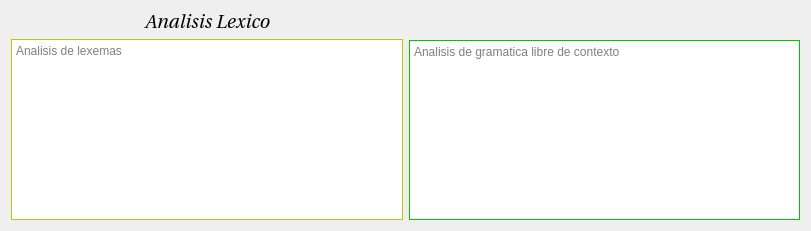
   <widget class="QWidget" name="horizontalLayoutWidget_2">
    <property name="geometry">
     <rect>
      <x>20</x>
      <y>310</y>
      <width>811</width>
      <height>231</height>
     </rect>
    </property>
    <layout class="QHBoxLayout" name="analisi">
     <item>
      <layout class="QVBoxLayout" name="lexema">
       <item>
        <widget class="QLabel" name="label_2">
         <property name="font">
          <font>
           <family>Utopia</family>
           <pointsize>14</pointsize>
           <italic>true</italic>
          </font>
         </property>
         <property name="text">
          <string>Analisis Lexico</string>
         </property>
         <property name="alignment">
          <set>Qt::AlignCenter</set>
         </property>
        </widget>
       </item>
       <item>
        <widget class="QTextEdit" name="tx_lexico">
         <property name="palette">
          <palette>
           <active>
            <colorrole role="WindowText">
             <brush brushstyle="SolidPattern">
              <color alpha="255">
               <red>0</red>
               <green>0</green>
               <blue>0</blue>
              </color>
             </brush>
            </colorrole>
            <colorrole role="Button">
             <brush brushstyle="SolidPattern">
              <color alpha="255">
               <red>255</red>
               <green>255</green>
               <blue>0</blue>
              </color>
             </brush>
            </colorrole>
            <colorrole role="Light">
             <brush brushstyle="SolidPattern">
              <color alpha="255">
               <red>255</red>
               <green>255</green>
               <blue>127</blue>
              </color>
             </brush>
            </colorrole>
            <colorrole role="Midlight">
             <brush brushstyle="SolidPattern">
              <color alpha="255">
               <red>255</red>
               <green>255</green>
               <blue>63</blue>
              </color>
             </brush>
            </colorrole>
            <colorrole role="Dark">
             <brush brushstyle="SolidPattern">
              <color alpha="255">
               <red>127</red>
               <green>127</green>
               <blue>0</blue>
              </color>
             </brush>
            </colorrole>
            <colorrole role="Mid">
             <brush brushstyle="SolidPattern">
              <color alpha="255">
               <red>170</red>
               <green>170</green>
               <blue>0</blue>
              </color>
             </brush>
            </colorrole>
            <colorrole role="Text">
             <brush brushstyle="SolidPattern">
              <color alpha="255">
               <red>0</red>
               <green>0</green>
               <blue>0</blue>
              </color>
             </brush>
            </colorrole>
            <colorrole role="BrightText">
             <brush brushstyle="SolidPattern">
              <color alpha="255">
               <red>255</red>
               <green>255</green>
               <blue>255</blue>
              </color>
             </brush>
            </colorrole>
            <colorrole role="ButtonText">
             <brush brushstyle="SolidPattern">
              <color alpha="255">
               <red>0</red>
               <green>0</green>
               <blue>0</blue>
              </color>
             </brush>
            </colorrole>
            <colorrole role="Base">
             <brush brushstyle="SolidPattern">
              <color alpha="255">
               <red>255</red>
               <green>255</green>
               <blue>255</blue>
              </color>
             </brush>
            </colorrole>
            <colorrole role="Window">
             <brush brushstyle="SolidPattern">
              <color alpha="255">
               <red>255</red>
               <green>255</green>
               <blue>0</blue>
              </color>
             </brush>
            </colorrole>
            <colorrole role="Shadow">
             <brush brushstyle="SolidPattern">
              <color alpha="255">
               <red>0</red>
               <green>0</green>
               <blue>0</blue>
              </color>
             </brush>
            </colorrole>
            <colorrole role="AlternateBase">
             <brush brushstyle="SolidPattern">
              <color alpha="255">
               <red>255</red>
               <green>255</green>
               <blue>127</blue>
              </color>
             </brush>
            </colorrole>
            <colorrole role="ToolTipBase">
             <brush brushstyle="SolidPattern">
              <color alpha="255">
               <red>255</red>
               <green>255</green>
               <blue>220</blue>
              </color>
             </brush>
            </colorrole>
            <colorrole role="ToolTipText">
             <brush brushstyle="SolidPattern">
              <color alpha="255">
               <red>0</red>
               <green>0</green>
               <blue>0</blue>
              </color>
             </brush>
            </colorrole>
           </active>
           <inactive>
            <colorrole role="WindowText">
             <brush brushstyle="SolidPattern">
              <color alpha="255">
               <red>0</red>
               <green>0</green>
               <blue>0</blue>
              </color>
             </brush>
            </colorrole>
            <colorrole role="Button">
             <brush brushstyle="SolidPattern">
              <color alpha="255">
               <red>255</red>
               <green>255</green>
               <blue>0</blue>
              </color>
             </brush>
            </colorrole>
            <colorrole role="Light">
             <brush brushstyle="SolidPattern">
              <color alpha="255">
               <red>255</red>
               <green>255</green>
               <blue>127</blue>
              </color>
             </brush>
            </colorrole>
            <colorrole role="Midlight">
             <brush brushstyle="SolidPattern">
              <color alpha="255">
               <red>255</red>
               <green>255</green>
               <blue>63</blue>
              </color>
             </brush>
            </colorrole>
            <colorrole role="Dark">
             <brush brushstyle="SolidPattern">
              <color alpha="255">
               <red>127</red>
               <green>127</green>
               <blue>0</blue>
              </color>
             </brush>
            </colorrole>
            <colorrole role="Mid">
             <brush brushstyle="SolidPattern">
              <color alpha="255">
               <red>170</red>
               <green>170</green>
               <blue>0</blue>
              </color>
             </brush>
            </colorrole>
            <colorrole role="Text">
             <brush brushstyle="SolidPattern">
              <color alpha="255">
               <red>0</red>
               <green>0</green>
               <blue>0</blue>
              </color>
             </brush>
            </colorrole>
            <colorrole role="BrightText">
             <brush brushstyle="SolidPattern">
              <color alpha="255">
               <red>255</red>
               <green>255</green>
               <blue>255</blue>
              </color>
             </brush>
            </colorrole>
            <colorrole role="ButtonText">
             <brush brushstyle="SolidPattern">
              <color alpha="255">
               <red>0</red>
               <green>0</green>
               <blue>0</blue>
              </color>
             </brush>
            </colorrole>
            <colorrole role="Base">
             <brush brushstyle="SolidPattern">
              <color alpha="255">
               <red>255</red>
               <green>255</green>
               <blue>255</blue>
              </color>
             </brush>
            </colorrole>
            <colorrole role="Window">
             <brush brushstyle="SolidPattern">
              <color alpha="255">
               <red>255</red>
               <green>255</green>
               <blue>0</blue>
              </color>
             </brush>
            </colorrole>
            <colorrole role="Shadow">
             <brush brushstyle="SolidPattern">
              <color alpha="255">
               <red>0</red>
               <green>0</green>
               <blue>0</blue>
              </color>
             </brush>
            </colorrole>
            <colorrole role="AlternateBase">
             <brush brushstyle="SolidPattern">
              <color alpha="255">
               <red>255</red>
               <green>255</green>
               <blue>127</blue>
              </color>
             </brush>
            </colorrole>
            <colorrole role="ToolTipBase">
             <brush brushstyle="SolidPattern">
              <color alpha="255">
               <red>255</red>
               <green>255</green>
               <blue>220</blue>
              </color>
             </brush>
            </colorrole>
            <colorrole role="ToolTipText">
             <brush brushstyle="SolidPattern">
              <color alpha="255">
               <red>0</red>
               <green>0</green>
               <blue>0</blue>
              </color>
             </brush>
            </colorrole>
           </inactive>
           <disabled>
            <colorrole role="WindowText">
             <brush brushstyle="SolidPattern">
              <color alpha="255">
               <red>127</red>
               <green>127</green>
               <blue>0</blue>
              </color>
             </brush>
            </colorrole>
            <colorrole role="Button">
             <brush brushstyle="SolidPattern">
              <color alpha="255">
               <red>255</red>
               <green>255</green>
               <blue>0</blue>
              </color>
             </brush>
            </colorrole>
            <colorrole role="Light">
             <brush brushstyle="SolidPattern">
              <color alpha="255">
               <red>255</red>
               <green>255</green>
               <blue>127</blue>
              </color>
             </brush>
            </colorrole>
            <colorrole role="Midlight">
             <brush brushstyle="SolidPattern">
              <color alpha="255">
               <red>255</red>
               <green>255</green>
               <blue>63</blue>
              </color>
             </brush>
            </colorrole>
            <colorrole role="Dark">
             <brush brushstyle="SolidPattern">
              <color alpha="255">
               <red>127</red>
               <green>127</green>
               <blue>0</blue>
              </color>
             </brush>
            </colorrole>
            <colorrole role="Mid">
             <brush brushstyle="SolidPattern">
              <color alpha="255">
               <red>170</red>
               <green>170</green>
               <blue>0</blue>
              </color>
             </brush>
            </colorrole>
            <colorrole role="Text">
             <brush brushstyle="SolidPattern">
              <color alpha="255">
               <red>127</red>
               <green>127</green>
               <blue>0</blue>
              </color>
             </brush>
            </colorrole>
            <colorrole role="BrightText">
             <brush brushstyle="SolidPattern">
              <color alpha="255">
               <red>255</red>
               <green>255</green>
               <blue>255</blue>
              </color>
             </brush>
            </colorrole>
            <colorrole role="ButtonText">
             <brush brushstyle="SolidPattern">
              <color alpha="255">
               <red>127</red>
               <green>127</green>
               <blue>0</blue>
              </color>
             </brush>
            </colorrole>
            <colorrole role="Base">
             <brush brushstyle="SolidPattern">
              <color alpha="255">
               <red>255</red>
               <green>255</green>
               <blue>0</blue>
              </color>
             </brush>
            </colorrole>
            <colorrole role="Window">
             <brush brushstyle="SolidPattern">
              <color alpha="255">
               <red>255</red>
               <green>255</green>
               <blue>0</blue>
              </color>
             </brush>
            </colorrole>
            <colorrole role="Shadow">
             <brush brushstyle="SolidPattern">
              <color alpha="255">
               <red>0</red>
               <green>0</green>
               <blue>0</blue>
              </color>
             </brush>
            </colorrole>
            <colorrole role="AlternateBase">
             <brush brushstyle="SolidPattern">
              <color alpha="255">
               <red>255</red>
               <green>255</green>
               <blue>0</blue>
              </color>
             </brush>
            </colorrole>
            <colorrole role="ToolTipBase">
             <brush brushstyle="SolidPattern">
              <color alpha="255">
               <red>255</red>
               <green>255</green>
               <blue>220</blue>
              </color>
             </brush>
            </colorrole>
            <colorrole role="ToolTipText">
             <brush brushstyle="SolidPattern">
              <color alpha="255">
               <red>0</red>
               <green>0</green>
               <blue>0</blue>
              </color>
             </brush>
            </colorrole>
           </disabled>
          </palette>
         </property>
         <property name="html">
          <string>&lt;!DOCTYPE HTML PUBLIC &quot;-//W3C//DTD HTML 4.0//EN&quot; &quot;http://www.w3.org/TR/REC-html40/strict.dtd&quot;&gt;
&lt;html&gt;&lt;head&gt;&lt;meta name=&quot;qrichtext&quot; content=&quot;1&quot; /&gt;&lt;style type=&quot;text/css&quot;&gt;
p, li { white-space: pre-wrap; }
&lt;/style&gt;&lt;/head&gt;&lt;body style=&quot; font-family:'Sans Serif'; font-size:9pt; font-weight:400; font-style:normal;&quot;&gt;
&lt;p style=&quot;-qt-paragraph-type:empty; margin-top:0px; margin-bottom:0px; margin-left:0px; margin-right:0px; -qt-block-indent:0; text-indent:0px;&quot;&gt;&lt;br /&gt;&lt;/p&gt;&lt;/body&gt;&lt;/html&gt;</string>
         </property>
         <property name="placeholderText">
          <string>Analisis de lexemas</string>
         </property>
        </widget>
       </item>
      </layout>
     </item>
     <item>
      <layout class="QVBoxLayout" name="gramatica">
       <item>
        <widget class="QLabel" name="label_3">
         <property name="font">
          <font>
           <family>Utopia</family>
           <pointsize>14</pointsize>
           <italic>true</italic>
          </font>
         </property>
         <property name="text">
          <string></string>
         </property>
         <property name="alignment">
          <set>Qt::AlignCenter</set>
         </property>
        </widget>
       </item>
       <item>
        <widget class="QTextEdit" name="tx_sintactico">
         <property name="palette">
          <palette>
           <active>
            <colorrole role="WindowText">
             <brush brushstyle="SolidPattern">
              <color alpha="255">
               <red>0</red>
               <green>0</green>
               <blue>0</blue>
              </color>
             </brush>
            </colorrole>
            <colorrole role="Button">
             <brush brushstyle="SolidPattern">
              <color alpha="255">
               <red>0</red>
               <green>255</green>
               <blue>0</blue>
              </color>
             </brush>
            </colorrole>
            <colorrole role="Light">
             <brush brushstyle="SolidPattern">
              <color alpha="255">
               <red>127</red>
               <green>255</green>
               <blue>127</blue>
              </color>
             </brush>
            </colorrole>
            <colorrole role="Midlight">
             <brush brushstyle="SolidPattern">
              <color alpha="255">
               <red>63</red>
               <green>255</green>
               <blue>63</blue>
              </color>
             </brush>
            </colorrole>
            <colorrole role="Dark">
             <brush brushstyle="SolidPattern">
              <color alpha="255">
               <red>0</red>
               <green>127</green>
               <blue>0</blue>
              </color>
             </brush>
            </colorrole>
            <colorrole role="Mid">
             <brush brushstyle="SolidPattern">
              <color alpha="255">
               <red>0</red>
               <green>170</green>
               <blue>0</blue>
              </color>
             </brush>
            </colorrole>
            <colorrole role="Text">
             <brush brushstyle="SolidPattern">
              <color alpha="255">
               <red>0</red>
               <green>0</green>
               <blue>0</blue>
              </color>
             </brush>
            </colorrole>
            <colorrole role="BrightText">
             <brush brushstyle="SolidPattern">
              <color alpha="255">
               <red>255</red>
               <green>255</green>
               <blue>255</blue>
              </color>
             </brush>
            </colorrole>
            <colorrole role="ButtonText">
             <brush brushstyle="SolidPattern">
              <color alpha="255">
               <red>0</red>
               <green>0</green>
               <blue>0</blue>
              </color>
             </brush>
            </colorrole>
            <colorrole role="Base">
             <brush brushstyle="SolidPattern">
              <color alpha="255">
               <red>255</red>
               <green>255</green>
               <blue>255</blue>
              </color>
             </brush>
            </colorrole>
            <colorrole role="Window">
             <brush brushstyle="SolidPattern">
              <color alpha="255">
               <red>0</red>
               <green>255</green>
               <blue>0</blue>
              </color>
             </brush>
            </colorrole>
            <colorrole role="Shadow">
             <brush brushstyle="SolidPattern">
              <color alpha="255">
               <red>0</red>
               <green>0</green>
               <blue>0</blue>
              </color>
             </brush>
            </colorrole>
            <colorrole role="AlternateBase">
             <brush brushstyle="SolidPattern">
              <color alpha="255">
               <red>127</red>
               <green>255</green>
               <blue>127</blue>
              </color>
             </brush>
            </colorrole>
            <colorrole role="ToolTipBase">
             <brush brushstyle="SolidPattern">
              <color alpha="255">
               <red>255</red>
               <green>255</green>
               <blue>220</blue>
              </color>
             </brush>
            </colorrole>
            <colorrole role="ToolTipText">
             <brush brushstyle="SolidPattern">
              <color alpha="255">
               <red>0</red>
               <green>0</green>
               <blue>0</blue>
              </color>
             </brush>
            </colorrole>
           </active>
           <inactive>
            <colorrole role="WindowText">
             <brush brushstyle="SolidPattern">
              <color alpha="255">
               <red>0</red>
               <green>0</green>
               <blue>0</blue>
              </color>
             </brush>
            </colorrole>
            <colorrole role="Button">
             <brush brushstyle="SolidPattern">
              <color alpha="255">
               <red>0</red>
               <green>255</green>
               <blue>0</blue>
              </color>
             </brush>
            </colorrole>
            <colorrole role="Light">
             <brush brushstyle="SolidPattern">
              <color alpha="255">
               <red>127</red>
               <green>255</green>
               <blue>127</blue>
              </color>
             </brush>
            </colorrole>
            <colorrole role="Midlight">
             <brush brushstyle="SolidPattern">
              <color alpha="255">
               <red>63</red>
               <green>255</green>
               <blue>63</blue>
              </color>
             </brush>
            </colorrole>
            <colorrole role="Dark">
             <brush brushstyle="SolidPattern">
              <color alpha="255">
               <red>0</red>
               <green>127</green>
               <blue>0</blue>
              </color>
             </brush>
            </colorrole>
            <colorrole role="Mid">
             <brush brushstyle="SolidPattern">
              <color alpha="255">
               <red>0</red>
               <green>170</green>
               <blue>0</blue>
              </color>
             </brush>
            </colorrole>
            <colorrole role="Text">
             <brush brushstyle="SolidPattern">
              <color alpha="255">
               <red>0</red>
               <green>0</green>
               <blue>0</blue>
              </color>
             </brush>
            </colorrole>
            <colorrole role="BrightText">
             <brush brushstyle="SolidPattern">
              <color alpha="255">
               <red>255</red>
               <green>255</green>
               <blue>255</blue>
              </color>
             </brush>
            </colorrole>
            <colorrole role="ButtonText">
             <brush brushstyle="SolidPattern">
              <color alpha="255">
               <red>0</red>
               <green>0</green>
               <blue>0</blue>
              </color>
             </brush>
            </colorrole>
            <colorrole role="Base">
             <brush brushstyle="SolidPattern">
              <color alpha="255">
               <red>255</red>
               <green>255</green>
               <blue>255</blue>
              </color>
             </brush>
            </colorrole>
            <colorrole role="Window">
             <brush brushstyle="SolidPattern">
              <color alpha="255">
               <red>0</red>
               <green>255</green>
               <blue>0</blue>
              </color>
             </brush>
            </colorrole>
            <colorrole role="Shadow">
             <brush brushstyle="SolidPattern">
              <color alpha="255">
               <red>0</red>
               <green>0</green>
               <blue>0</blue>
              </color>
             </brush>
            </colorrole>
            <colorrole role="AlternateBase">
             <brush brushstyle="SolidPattern">
              <color alpha="255">
               <red>127</red>
               <green>255</green>
               <blue>127</blue>
              </color>
             </brush>
            </colorrole>
            <colorrole role="ToolTipBase">
             <brush brushstyle="SolidPattern">
              <color alpha="255">
               <red>255</red>
               <green>255</green>
               <blue>220</blue>
              </color>
             </brush>
            </colorrole>
            <colorrole role="ToolTipText">
             <brush brushstyle="SolidPattern">
              <color alpha="255">
               <red>0</red>
               <green>0</green>
               <blue>0</blue>
              </color>
             </brush>
            </colorrole>
           </inactive>
           <disabled>
            <colorrole role="WindowText">
             <brush brushstyle="SolidPattern">
              <color alpha="255">
               <red>0</red>
               <green>127</green>
               <blue>0</blue>
              </color>
             </brush>
            </colorrole>
            <colorrole role="Button">
             <brush brushstyle="SolidPattern">
              <color alpha="255">
               <red>0</red>
               <green>255</green>
               <blue>0</blue>
              </color>
             </brush>
            </colorrole>
            <colorrole role="Light">
             <brush brushstyle="SolidPattern">
              <color alpha="255">
               <red>127</red>
               <green>255</green>
               <blue>127</blue>
              </color>
             </brush>
            </colorrole>
            <colorrole role="Midlight">
             <brush brushstyle="SolidPattern">
              <color alpha="255">
               <red>63</red>
               <green>255</green>
               <blue>63</blue>
              </color>
             </brush>
            </colorrole>
            <colorrole role="Dark">
             <brush brushstyle="SolidPattern">
              <color alpha="255">
               <red>0</red>
               <green>127</green>
               <blue>0</blue>
              </color>
             </brush>
            </colorrole>
            <colorrole role="Mid">
             <brush brushstyle="SolidPattern">
              <color alpha="255">
               <red>0</red>
               <green>170</green>
               <blue>0</blue>
              </color>
             </brush>
            </colorrole>
            <colorrole role="Text">
             <brush brushstyle="SolidPattern">
              <color alpha="255">
               <red>0</red>
               <green>127</green>
               <blue>0</blue>
              </color>
             </brush>
            </colorrole>
            <colorrole role="BrightText">
             <brush brushstyle="SolidPattern">
              <color alpha="255">
               <red>255</red>
               <green>255</green>
               <blue>255</blue>
              </color>
             </brush>
            </colorrole>
            <colorrole role="ButtonText">
             <brush brushstyle="SolidPattern">
              <color alpha="255">
               <red>0</red>
               <green>127</green>
               <blue>0</blue>
              </color>
             </brush>
            </colorrole>
            <colorrole role="Base">
             <brush brushstyle="SolidPattern">
              <color alpha="255">
               <red>0</red>
               <green>255</green>
               <blue>0</blue>
              </color>
             </brush>
            </colorrole>
            <colorrole role="Window">
             <brush brushstyle="SolidPattern">
              <color alpha="255">
               <red>0</red>
               <green>255</green>
               <blue>0</blue>
              </color>
             </brush>
            </colorrole>
            <colorrole role="Shadow">
             <brush brushstyle="SolidPattern">
              <color alpha="255">
               <red>0</red>
               <green>0</green>
               <blue>0</blue>
              </color>
             </brush>
            </colorrole>
            <colorrole role="AlternateBase">
             <brush brushstyle="SolidPattern">
              <color alpha="255">
               <red>0</red>
               <green>255</green>
               <blue>0</blue>
              </color>
             </brush>
            </colorrole>
            <colorrole role="ToolTipBase">
             <brush brushstyle="SolidPattern">
              <color alpha="255">
               <red>255</red>
               <green>255</green>
               <blue>220</blue>
              </color>
             </brush>
            </colorrole>
            <colorrole role="ToolTipText">
             <brush brushstyle="SolidPattern">
              <color alpha="255">
               <red>0</red>
               <green>0</green>
               <blue>0</blue>
              </color>
             </brush>
            </colorrole>
           </disabled>
          </palette>
         </property>
         <property name="placeholderText">
          <string>Analisis de gramatica libre de contexto</string>
         </property>
        </widget>
       </item>
      </layout>
     </item>
    </layout>
   </widget>
